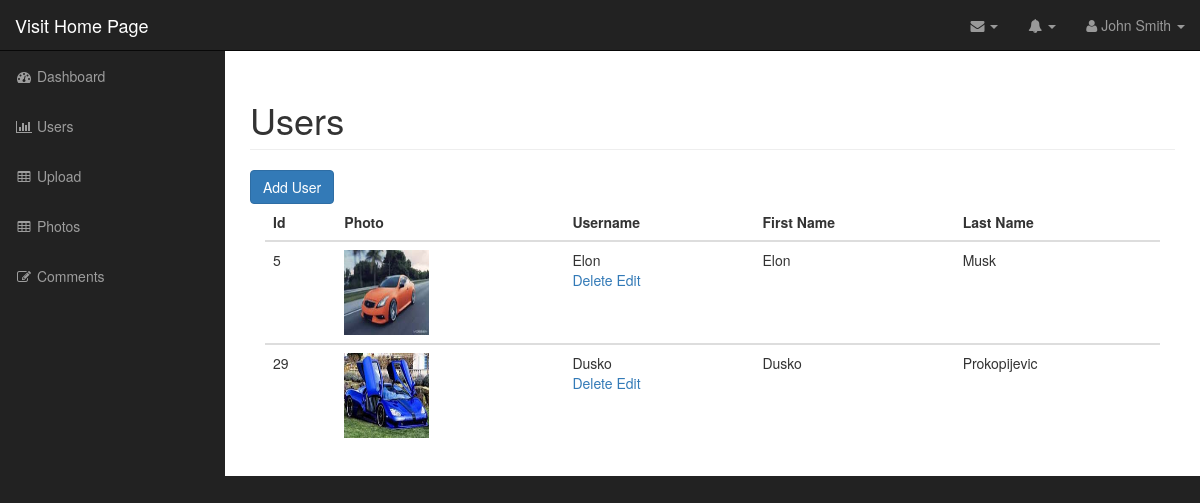
/admin/users.php (signed in), run on the app's committed database.
### tables this page shows
CREATE TABLE `users` (
  `id` int(11) NOT NULL,
  `username` varchar(255) NOT NULL,
  `password` varchar(255) NOT NULL,
  `first_name` varchar(255) NOT NULL,
  `last_name` varchar(255) NOT NULL,
  `user_image` varchar(255) NOT NULL
);

### admin/includes/database.php (called while the page is built, shortened)
<?php
class Database {
	public $db;
	function __construct(){
		$this->db = $this->open_db_connection();
	}
	public function open_db_connection(){
		$this->connection = new mysqli(DB_HOST, DB_USER, DB_PASSWORD, DB_NAME);
		return $this->connection;
	}
	public function query($sql){
		$result = $this->db->query($sql);
		return $result;
	}
}
$database = new Database();
?>

### admin/includes/db_object.php (called while the page is built, shortened)
<?php
class Db_object{
protected static $db_table = "users";
public static function find_all(){
	return static::find_by_query("SELECT * FROM " .static::$db_table . " ");
}
public static function find_by_query($sql){
	global $database;
	$result_set = $database->query($sql);
	$the_object_array = array();
	while ($row = mysqli_fetch_array($result_set)) {
		$the_object_array[] = static::instantation($row);
	}
	return $the_object_array;
}
public static function instantation($the_record){
	$the_object = new $calling_class;
foreach ($the_record as $the_attribute => $value) {
if($the_object->has_the_attribute($the_attribute)){
	$the_object->$the_attribute = $value;
}
}
	return $the_object;
}
private function has_the_attribute($the_attribute){
$object_properties = get_object_vars($this);
return array_key_exists($the_attribute, $object_properties);
}
}
?>

### admin/includes/user.php (called while the page is built, shortened)
<?php
class User extends Db_object {
	public $user_image;
	public $upload_directory = "images";
	public $image_placeholder = "https://via.placeholder.com/250&text=image";
	public function image_path_and_placeholder(){
		return empty($this->user_image) ? $this->image_placeholder : $this->upload_directory.DS.$this->user_image;
	}
}
?>

### admin/users.php (the view, shortened to what this page needs)
<?php include("includes/header.php"); ?>
<?php
$users = User::find_all();
?>
        <nav class="navbar navbar-inverse navbar-fixed-top" role="navigation">
            <?php include("includes/top_nav.php"); ?>
            <?php include("includes/side_nav.php"); ?>
        </nav>
        <div id="page-wrapper">
            <div class="container-fluid">
                <div class="row">
                    <div class="col-lg-12">
                        <h1 class="page-header">
                            Users
                        </h1>
                        <a href="add_user.php" class="btn btn-primary">Add User</a>
                        <div class="col-md-12">
                            <table class="table table-hover">
                                <thead>
                                    <tr>
                                        <th>Id</th>
                                        <th>Photo</th>
                                        <th>Username</th>
                                        <th>First Name</th>
                                        <th>Last Name</th>
                                    </tr>
                                </thead>
                                <tbody>
                                    <?php foreach ($users as $user) : ?>
                                    <tr>
                                        <td><?php echo $user->id; ?></td>
                                        <td><img class="admin-user-thumbnail user-image" src="<?php echo $user->image_path_and_placeholder(); ?>" alt="">
                                        </td>
                                        <td><?php echo $user->username; ?>
                                        <div class="action_links">
                                            <a class="delete_link" href="delete_user.php?id=<?php echo $user->id; ?>">Delete</a>
                                            <a href="edit_user.php?id=<?php echo $user->id; ?>">Edit</a>
                                        </div>
                                        </td>
                                        <td><?php echo $user->first_name; ?></td>
                                        <td><?php echo $user->last_name; ?></td>
                                    </tr>
                                </tbody>
                            <?php endforeach; ?>
                            </table>
                        </div>
                    </div>
                </div>
            </div>
        </div>
  <?php include("includes/footer.php"); ?>

### admin/css/sb-admin.css (style rules this page uses)
body { margin-top: 100px; background-color: #222; }
@media (min-width:768px) { body { margin-top: 50px; } }
#page-wrapper { width: 100%; padding: 0; background-color: #fff; }
@media (min-width:768px) { #page-wrapper { padding: 10px; } }

### admin/css/styles.css (style rules this page uses)
.user-image { width: 85px; height: 85px; }

### data on the page
users: id "5", shows a picture, username "Elon", first_name "Elon", last_name "Musk"
users: id "29", user_image (picture), username "Dusko", first_name "Dusko", last_name "Prokopijevic"
